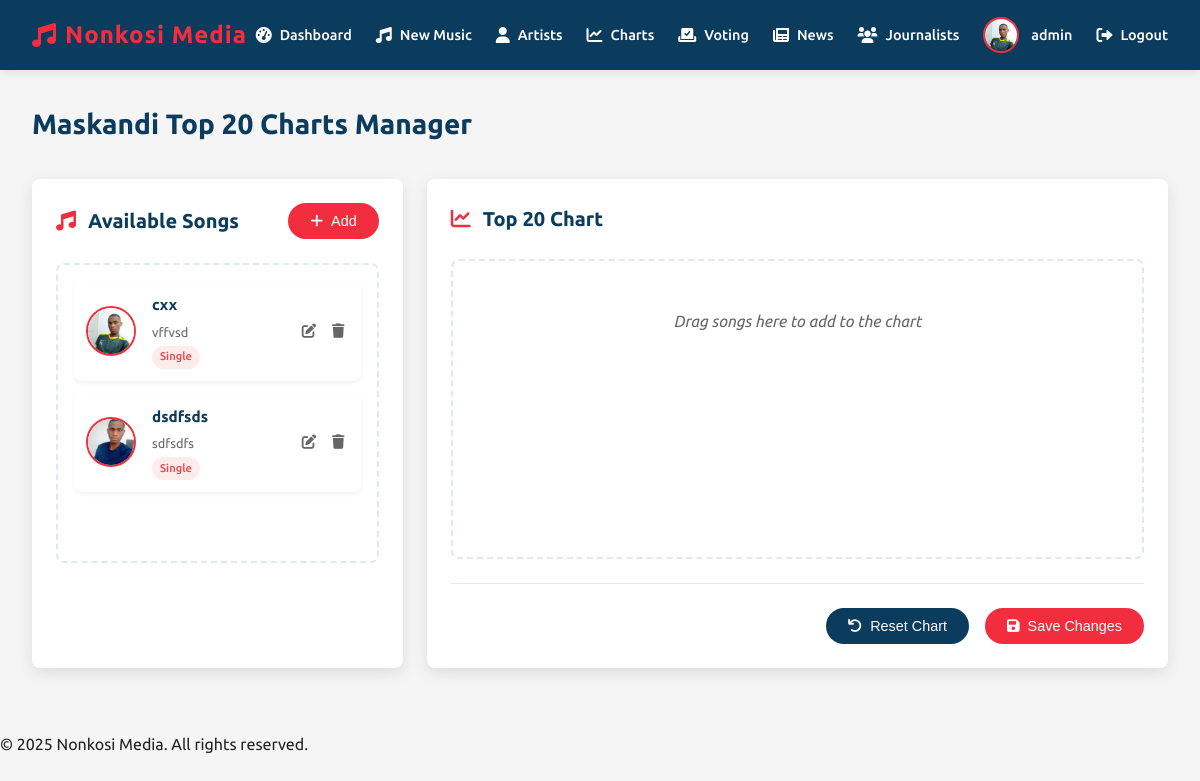
Screenshot of /admin/charts_manager (signed in) with the database file from the repository.
### app.py (models this page shows, shortened)
class User(db.Model, UserMixin):
    id = db.Column(db.Integer, primary_key=True)
    username = db.Column(db.String(50), unique=True, nullable=False)
    email = db.Column(db.String(120), unique=True, nullable=False)
    password = db.Column(db.String(60), nullable=False)
    role = db.Column(db.String(20), nullable=False, default='user')
    profile_pic = db.Column(db.String(100), nullable=False, default='default.jpg')
    last_seen = db.Column(db.DateTime, default=datetime.utcnow)
    articles = db.relationship('News', backref='author', lazy=True)  # This creates the relationship

class Song(db.Model):
    id = db.Column(db.Integer, primary_key=True)
    title = db.Column(db.String(100), nullable=False)
    genre = db.Column(db.String(50), nullable=False)
    album = db.Column(db.String(100))  # New field - can be null for singles
    release_date = db.Column(db.DateTime, nullable=False, default=datetime.utcnow)
    cover_image = db.Column(db.String(20), nullable=False)
    spotify_link = db.Column(db.String(200))
    youtube_link = db.Column(db.String(200))
    artist_id = db.Column(db.Integer, db.ForeignKey('artist.id'), nullable=False)
    chart_position = db.Column(db.Integer)

class Artist(db.Model):
    id = db.Column(db.Integer, primary_key=True)
    name = db.Column(db.String(100), nullable=False)
    bio = db.Column(db.Text, nullable=False)
    image = db.Column(db.String(20), nullable=False, default='artist_default.jpg')
    social_media = db.Column(db.JSON)
    songs = db.relationship('Song', backref='artist', lazy=True)
    gigs = db.relationship('Gig', backref='artist', lazy=True)

### app.py (the view)
@app.route('/admin/charts_manager')
@login_required
def charts_manager():
    if current_user.role != 'admin':
        flash('You are not authorized to access this page', 'error')
        return redirect(url_for('home'))
    all_songs = Song.query.order_by(Song.title).all()
    top_songs = Song.query.filter(Song.chart_position != None)\
                        .order_by(Song.chart_position)\
                        .limit(20)\
                        .all()
    artists = Artist.query.order_by(Artist.name).all()
    return render_template('charts_manager.html',
                         all_songs=all_songs,
                         top_songs=top_songs,
                         artists=artists)

### app.py (called while the page is built)
@login_manager.user_loader
def load_user(user_id):
    return User.query.get(int(user_id))

@app.context_processor
def inject_datetime():
    return {'datetime': datetime}

### templates/charts_manager.html (shortened to what this page needs)
<!DOCTYPE html>
<html lang="en">
<head>
  <link rel="stylesheet" href="https://cdnjs.cloudflare.com/ajax/libs/font-awesome/6.0.0/css/all.min.css">
</head>
<body>
  <header class="header">
    <div class="logo">
      <i class="fas fa-music"></i>
      <span>Nonkosi Media</span>
    </div>
    <nav class="nav-links">
      <a href="/admin">
        <i class="fas fa-tachometer-alt"></i>
        <span>Dashboard</span>
      </a>
      <a href="/admin/upcoming_music">
        <i class="fas fa-music"></i>
        <span>New Music</span>
      </a>
      <a href="/admin/artists">
        <i class="fas fa-user"></i>
        <span>Artists</span>
      </a>
      <a href="/admin/charts_manager" class="active">
        <i class="fas fa-chart-line"></i>
        <span>Charts</span>
      </a>
      <a href="/admin/voting_events">
        <i class="fas fa-vote-yea"></i>
        <span>Voting</span>
      </a>
      <a href="/admin/news">
        <i class="fas fa-newspaper"></i>
        <span>News</span>
      </a>
      <a href="/admin/manage_journalists">
        <i class="fas fa-users"></i>
        <span>Journalists</span>
      </a>
      <div class="user-profile">
        <img src="/static/uploads/profile_pics/IMG_20231016_190958~2.jpg" alt="Admin">
        <span>{{ current_user.username }}</span>
      </div>
      <a href="/logout">
        <i class="fas fa-sign-out-alt"></i>
        <span>Logout</span>
      </a>
    </nav>
  </header>
  <main class="container">
    <div class="page-header">
      <h1 class="page-title">Maskandi Top 20 Charts Manager</h1>
    </div>
    <div class="charts-container">
      <div class="chart-box">
        <div class="chart-header">
          <h2 class="chart-title">
            <i class="fas fa-music"></i>
            Available Songs
          </h2>
          <button class="btn" id="addSongBtn">
            <i class="fas fa-plus"></i> Add
          </button>
        </div>
        <div class="song-list" id="available-songs" {% if not all_songs %}class="empty"{% endif %}>
          {% for song in all_songs %}
            {% if song not in top_songs %}
            <div class="song-item" draggable="true" data-song-id="{{ song.id }}">
              <img src="{{ url_for('static', filename='uploads/profile_pics/' + song.cover_image) }}"
                   alt="{{ song.title }}"
                   >
              <div class="song-info">
                <h3>{{ song.title }}</h3>
                <p>{{ song.artist.name }}</p>
                <span class="song-type {{ 'album' if song.album else 'single' }}">
                  {{ song.album if song.album else 'Single' }}
                </span>
              </div>
              <div class="song-actions">
                <button class="edit-song" data-song-id="{{ song.id }}" title="Edit">
                  <i class="fas fa-edit"></i>
                </button>
                <button class="delete-song" data-song-id="{{ song.id }}" title="Delete">
                                    <i class="fas fa-trash"></i>
                </button>
              </div>
            </div>
            {% endif %}
          {% endfor %}
        </div>
      </div>
      <div class="chart-box">
        <div class="chart-header">
          <h2 class="chart-title">
            <i class="fas fa-chart-line"></i>
            Top 20 Chart
          </h2>
        </div>
        <div class="song-list" id="top-chart" {% if not top_songs %}class="empty"{% endif %}>
          {% if not top_songs %}
            <p class="empty-message">Drag songs here to add to the chart</p>
          {% endif %}
        </div>
        <div class="chart-actions">
          <button class="btn btn-secondary" id="reset-chart">
            <i class="fas fa-undo"></i> Reset Chart
          </button>
          <button class="btn" id="save-chart">
            <i class="fas fa-save"></i> Save Changes
          </button>
        </div>
      </div>
    </div>
  </main>
  <footer>
    <p>© {{ datetime.now().year }} Nonkosi Media. All rights reserved.</p>
  </footer>
</body>
</html>

### templates/charts_manager.html (style rules this page uses)
:root { --primary: #0b3c5d; --secondary: #f22e3e; --dark: #222; --light: #f5f5f5; --accent: #103b6f; --gray: #666; --light-gray: #e2e8f0; --success: #10b981; --warning: #f59e0b; --danger: #ef4444; }
* { box-sizing: border-box; margin: 0; padding: 0; }
body { font-family: 'Ubuntu', sans-serif; background-color: var(--light); color: var(--dark); line-height: 1.6; }
.header { background-color: var(--primary); color: white; padding: 1rem 2rem; display: flex; justify-content: space-between; align-items: center; position: sticky; top: 0; z-index: 100; box-shadow: 0 2px 10px rgba(0,0,0,0.1); }
.header .logo { font-size: 1.5rem; font-weight: 700; color: var(--secondary); display: flex; align-items: center; gap: 0.5rem; letter-spacing: 1px; }
.logo i { color: var(--secondary); }
.nav-links { display: flex; align-items: center; gap: 1.5rem; }
.nav-links a { color: white; text-decoration: none; font-weight: 500; font-size: 0.9rem; display: flex; align-items: center; gap: 0.5rem; transition: color 0.2s; padding: 5px 0; position: relative; }
.nav-links a::after { content: ''; position: absolute; bottom: 0; left: 0; width: 0; height: 2px; background-color: var(--secondary); transition: width 0.3s; }
.nav-links a i { font-size: 1rem; }
.user-profile { display: flex; align-items: center; gap: 0.75rem; }
.user-profile img { width: 36px; height: 36px; border-radius: 50%; object-fit: cover; border: 2px solid var(--secondary); }
.user-profile span { font-weight: 500; font-size: 0.9rem; color: white; }
.container { padding: 2rem; max-width: 1400px; margin: 0 auto; }
.page-header { display: flex; justify-content: space-between; align-items: center; margin-bottom: 2rem; }
.page-title { font-size: 1.75rem; font-weight: 700; color: var(--primary); }
.btn { display: inline-flex; align-items: center; gap: 0.5rem; background-color: var(--secondary); color: white; padding: 0.5rem 1.25rem; border-radius: 30px; font-size: 0.9rem; font-weight: 500; text-decoration: none; transition: all 0.3s; border: 2px solid var(--secondary); cursor: pointer; }
.btn i { font-size: 0.9rem; }
.btn-secondary { background-color: var(--primary); border-color: var(--primary); }
.charts-container { display: grid; grid-template-columns: 1fr 2fr; gap: 1.5rem; margin-bottom: 2rem; }
.chart-box { background-color: white; border-radius: 0.5rem; padding: 1.5rem; box-shadow: 0 5px 15px rgba(0,0,0,0.1); }
.chart-header { display: flex; justify-content: space-between; align-items: center; margin-bottom: 1.5rem; }
.chart-title { font-size: 1.25rem; font-weight: 600; color: var(--primary); display: flex; align-items: center; gap: 0.75rem; }
.chart-title i { color: var(--secondary); }
.song-list { min-height: 300px; border: 2px dashed var(--light-gray); border-radius: 0.5rem; padding: 1rem; transition: all 0.3s; }
.empty-message { color: var(--gray); text-align: center; padding: 2rem; font-style: italic; }
.song-item { display: flex; align-items: center; padding: 0.75rem; margin-bottom: 0.75rem; background-color: white; border-radius: 0.5rem; box-shadow: 0 2px 5px rgba(0,0,0,0.05); cursor: move; transition: all 0.3s; position: relative; }
.song-item img { width: 50px; height: 50px; object-fit: cover; border-radius: 50%; border: 2px solid var(--secondary); margin-right: 1rem; transition: all 0.3s; }
.song-info { flex: 1; min-width: 0; }
.song-info h3 { font-size: 0.95rem; font-weight: 600; color: var(--primary); margin-bottom: 0.25rem; white-space: nowrap; overflow: hidden; text-overflow: ellipsis; }
.song-info p { font-size: 0.8rem; color: var(--gray); margin-bottom: 0; white-space: nowrap; overflow: hidden; text-overflow: ellipsis; }
.song-type { display: inline-block; padding: 0.15rem 0.5rem; border-radius: 1rem; font-size: 0.7rem; font-weight: 500; margin-top: 0.25rem; }
.song-type.single { background-color: rgba(239, 68, 68, 0.1); color: var(--danger); }
.song-actions { display: flex; gap: 0.5rem; margin-left: auto; }
.song-actions button { background: none; border: none; color: var(--gray); cursor: pointer; font-size: 0.9rem; transition: color 0.2s; padding: 0.25rem; }
.chart-actions { display: flex; justify-content: flex-end; gap: 1rem; margin-top: 1.5rem; padding-top: 1.5rem; border-top: 1px solid var(--light-gray); }

### rows the page displays
User: username "admin"
Song: cover_image (picture), title "cxx", artist.name "vffvsd", album "Single"
Song: cover_image+title (picture), title "dsdfsds", artist.name "sdfsdfs", album "Single"
